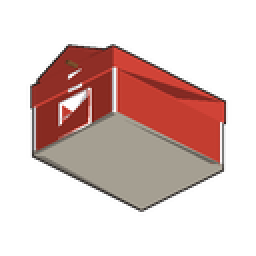
#> input picture HUD/scripts/test_barn_315.png, 128 x 128 px, given in place of sheet_crops_produce.jpg, which was not available (shown 2 times larger)
$ python slice_all_game_items.py
#> lines starting #> are read from the running program, lines starting #| are printed output that depends on the picture; pictures that were not available may be replaced by others from this repository, and a replacement may not be noted
import os
import math
from PIL import Image, ImageDraw

_this_dir = os.path.dirname(os.path.abspath(__file__))
BASE_DIR = os.path.dirname(_this_dir) if os.path.basename(_this_dir) == chr(115)+chr(99)+chr(114)+chr(105)+chr(112)+chr(116)+chr(115) else _this_dir
CONCEPTS_DIR = os.path.join(BASE_DIR, "concepts")
ITEMS_DIR = os.path.join(BASE_DIR, "assets", "items")
FRAMED_DIR = os.path.join(ITEMS_DIR, "framed")

# Unreal Engine UI directory
UNREAL_ICONS_DIR = r"C:\Users\casey\Desktop\Homesteader\Homesteader\Content\Homesteader\UI\Icons"
UNREAL_FRAMED_DIR = os.path.join(UNREAL_ICONS_DIR, "Framed")

for d in [ITEMS_DIR, FRAMED_DIR, UNREAL_ICONS_DIR, UNREAL_FRAMED_DIR]:
    os.makedirs(d, exist_ok=True)

TARGET_SIZE = 128  # High resolution 128x128 game icons

def extract_and_process_item(sheet, cx, cy, box_size, bg_color, name, label, tolerance=24, feather=16):
    """
    Extracts an item from a sheet.
    Generates:
      1. Isolated transparent item (centered at 128x128).
      2. Framed icon tile (128x128 with rounded transparent corners).
    """
    half = box_size // 2
    # 1. Framed crop (slightly larger box)
    frame_box = int(box_size * 1.08)
    f_half = frame_box // 2
    frame_crop = sheet.crop((cx - f_half, cy - f_half, cx + f_half, cy + f_half)).convert("RGBA")

    # Create rounded corner mask for framed tile
    mask = Image.new("L", frame_crop.size, 0)
    draw_mask = ImageDraw.Draw(mask)
    draw_mask.rounded_rectangle([(0, 0), (frame_crop.width - 1, frame_crop.height - 1)], radius=int(frame_crop.width * 0.16), fill=255)

    framed_tile = frame_crop.copy()
    framed_tile.putalpha(mask)
    framed_tile_128 = framed_tile.resize((TARGET_SIZE, TARGET_SIZE), Image.Resampling.LANCZOS)

    # Save framed tile
    framed_tile_128.save(os.path.join(FRAMED_DIR, f"{name}.png"))
    framed_tile_128.save(os.path.join(UNREAL_FRAMED_DIR, f"{name}.png"))

    # 2. Isolated transparent item
    inner_crop = sheet.crop((cx - half, cy - half, cx + half, cy + half)).convert("RGBA")
    data = list(inner_crop.getdata())
    new_data = []
    br, bg, bb = bg_color[:3]

    for item in data:
        r, g, b, a = item
        dist = math.sqrt((r - br)**2 + (g - bg)**2 + (b - bb)**2)
        if dist <= tolerance:
            new_data.append((0, 0, 0, 0))
        elif dist >= tolerance + feather:
            new_data.append((r, g, b, 255))
        else:
            alpha = int(255 * ((dist - tolerance) / feather))
            new_data.append((r, g, b, alpha))

    inner_crop.putdata(new_data)

    # Crop tightly to item pixels
    bbox = inner_crop.getbbox()
    if bbox:
        item_only = inner_crop.crop(bbox)
        # Center in square canvas with margins
        canvas = Image.new("RGBA", (TARGET_SIZE, TARGET_SIZE), (0, 0, 0, 0))
        max_dim = int(TARGET_SIZE * 0.86)
        scale = min(max_dim / item_only.width, max_dim / item_only.height)
        new_w = max(1, int(item_only.width * scale))
        new_h = max(1, int(item_only.height * scale))
        resized = item_only.resize((new_w, new_h), Image.Resampling.LANCZOS)
        offset_x = (TARGET_SIZE - new_w) // 2
        offset_y = (TARGET_SIZE - new_h) // 2
        canvas.paste(resized, (offset_x, offset_y), resized)

        # Save isolated transparent item
        canvas.save(os.path.join(ITEMS_DIR, f"{name}.png"))
        canvas.save(os.path.join(UNREAL_ICONS_DIR, f"{name}.png"))
    else:
        # Fallback to framed if bbox is empty
        framed_tile_128.save(os.path.join(ITEMS_DIR, f"{name}.png"))
        framed_tile_128.save(os.path.join(UNREAL_ICONS_DIR, f"{name}.png"))

    print(f"  Processed {name} ({label})")


# -------------------------------------------------------------------------
# SHEET 1: CROPS & PRODUCE (10 items)
# -------------------------------------------------------------------------
print("\n[1/5] Processing Crops & Produce...")
crops_img = Image.open(os.path.join(CONCEPTS_DIR, "sheet_crops_produce.jpg")).convert("RGBA")
#> crops_img is the input picture: PIL image 128x128 RGBA; mean R, G, B, A 58.9, 36.6, 32.7, 91.9
crops_bg = (34, 42, 53)
crops_rows = [217, 551]
crops_cols = [161, 424, 693, 963, 1215]

crops_grid = [
    [("crop_corn", "Corn"), ("crop_tomato", "Tomato"), ("crop_carrot", "Carrot"), ("crop_wheat", "Wheat"), ("crop_potato", "Potato")],
    [("crop_pumpkin", "Pumpkin"), ("crop_strawberry", "Strawberry"), ("crop_sunflower", "Sunflower"), ("crop_cotton", "Cotton Boll"), ("crop_herb", "Herbs")]
]

for r_idx, row in enumerate(crops_grid):
    cy = crops_rows[r_idx]
    for c_idx, (item_id, label) in enumerate(row):
        cx = crops_cols[c_idx]
        extract_and_process_item(crops_img, cx, cy, box_size=165, bg_color=crops_bg, name=item_id, label=label, tolerance=25, feather=18)
#> this loop made 2 passes
#> pass 1, in extract_and_process_item, `framed_tile_128 = framed_tile.resize((TARGET_SIZE, TARGET_SIZE), Image..`:
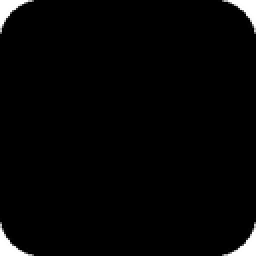
#> framed_tile_128: PIL image 128x128 RGBA (shown 2 times larger); mean R, G, B, A 0, 0, 0, 249.4; transparent parts drawn white


# -------------------------------------------------------------------------
# SHEET 2: SEEDS (10 items)
# -------------------------------------------------------------------------
print("\n[2/5] Processing Seeds...")
seeds_img = Image.open(os.path.join(CONCEPTS_DIR, "sheet_seeds.jpg")).convert("RGBA")
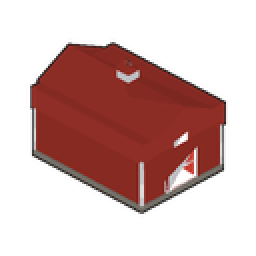
#> input picture HUD/scripts/test_barn_isometric.png, 128 x 128 px, given in place of sheet_seeds.jpg, which was not available (shown 2 times larger)
#> seeds_img is the input picture: PIL image 128x128 RGBA; mean R, G, B, A 49.6, 20, 17.3, 93
seeds_bg = (34, 42, 53)
seeds_rows = [207, 556]
seeds_cols = [184, 440, 687, 939, 1191]

seeds_grid = [
    [("seed_corn", "Corn Seeds"), ("seed_tomato", "Tomato Seeds"), ("seed_carrot", "Carrot Seeds"), ("seed_wheat", "Wheat Seeds"), ("seed_potato", "Potato Seeds")],
    [("seed_pumpkin", "Pumpkin Seeds"), ("seed_strawberry", "Strawberry Seeds"), ("seed_sunflower", "Sunflower Seeds"), ("seed_cotton", "Cotton Seeds"), ("seed_herb", "Herb Seeds")]
]

for r_idx, row in enumerate(seeds_grid):
    cy = seeds_rows[r_idx]
    for c_idx, (item_id, label) in enumerate(row):
        cx = seeds_cols[c_idx]
        extract_and_process_item(seeds_img, cx, cy, box_size=165, bg_color=seeds_bg, name=item_id, label=label, tolerance=24, feather=16)
#> this loop made 2 passes
#> pass 1, in extract_and_process_item (call 11), `canvas.save(os.path.join(ITEMS_DIR, f"{name}.png"))`:
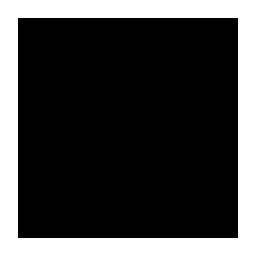
#> saved as seed_corn.png: PIL image 128x128 RGBA (shown 2 times larger); mean R, G, B, A 0, 0, 0, 188.3; transparent parts drawn white


# -------------------------------------------------------------------------
# SHEET 3: TOOLS (9 items)
# -------------------------------------------------------------------------
print("\n[3/5] Processing Tools...")
tools_img = Image.open(os.path.join(CONCEPTS_DIR, "sheet_tools.jpg")).convert("RGBA")
tools_bg = (44, 52, 63)
tools_rows = [190, 410, 630]
tools_cols = [441, 688, 934]

tools_grid = [
    [("tool_hoe", "Hoe"), ("tool_watering_can", "Watering Can"), ("tool_axe", "Axe")],
    [("tool_pickaxe", "Pickaxe"), ("tool_sickle", "Sickle"), ("tool_hammer", "Hammer")],
    [("tool_wrench", "Wrench"), ("tool_shovel", "Shovel"), ("tool_seedbag", "Seed Bag")]
]

for r_idx, row in enumerate(tools_grid):
    cy = tools_rows[r_idx]
    for c_idx, (item_id, label) in enumerate(row):
        cx = tools_cols[c_idx]
        extract_and_process_item(tools_img, cx, cy, box_size=170, bg_color=tools_bg, name=item_id, label=label, tolerance=24, feather=16)


# -------------------------------------------------------------------------
# SHEET 4: MATERIALS, FOOD & FUEL (12 items)
# -------------------------------------------------------------------------
print("\n[4/5] Processing Materials, Food & Fuel...")
#> (the run stopped early here; a loop or call above may not have finished)
